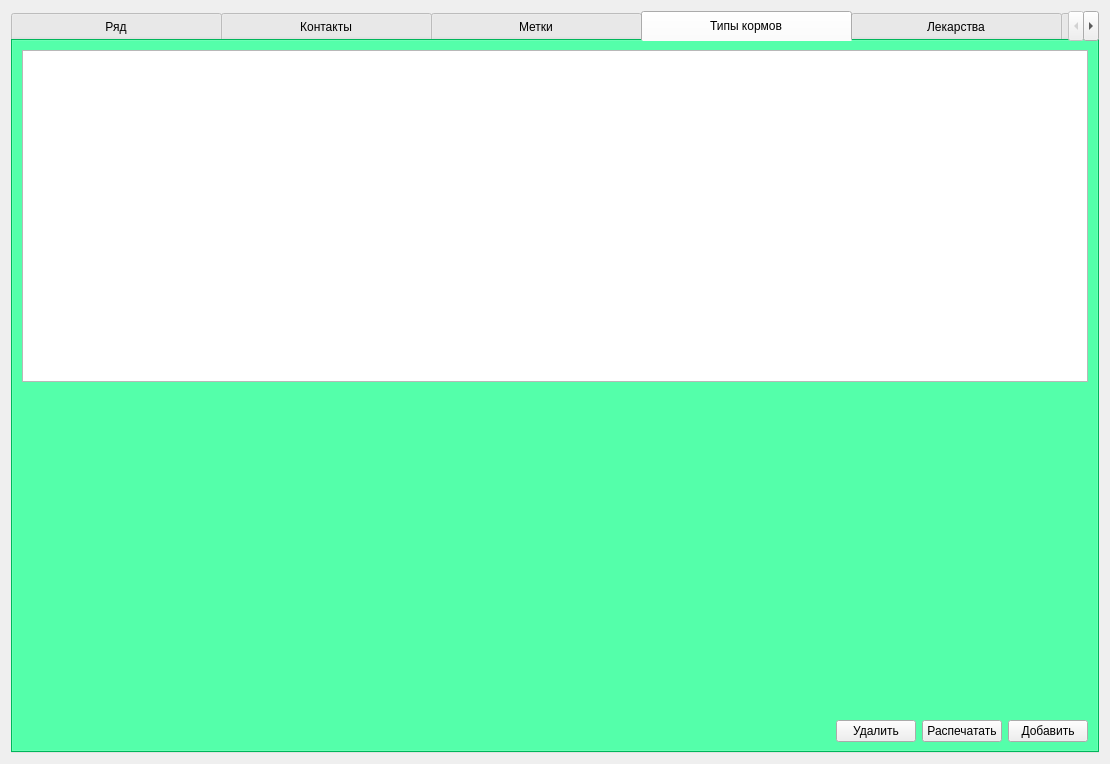
<?xml version="1.0" encoding="UTF-8"?>
<ui version="4.0">
 <class>FormLibrary_1_9</class>
 <widget class="QWidget" name="FormLibrary_1_9">
  <property name="geometry">
   <rect>
    <x>0</x>
    <y>0</y>
    <width>1110</width>
    <height>764</height>
   </rect>
  </property>
  <property name="windowTitle">
   <string>Form</string>
  </property>
  <layout class="QHBoxLayout" name="horizontalLayout">
   <item>
    <widget class="QTabWidget" name="tabWidget_library">
     <property name="toolTip">
      <string>&lt;html&gt;&lt;head/&gt;&lt;body&gt;&lt;p&gt;цфк&lt;/p&gt;&lt;/body&gt;&lt;/html&gt;</string>
     </property>
     <property name="whatsThis">
      <string>&lt;html&gt;&lt;head/&gt;&lt;body&gt;&lt;p&gt;1213&lt;/p&gt;&lt;/body&gt;&lt;/html&gt;</string>
     </property>
     <property name="styleSheet">
      <string notr="true">QTabWidget
{
   background-color:rgb(0,255,128);
}

QTabWidget:tab-bar
{
    alignment: center;
}

QTabBar:tab
{
   width: 210px;   
   height: 30px;
}

QTabBar:selected
{
    background-color:rgb(0,255,128);
    color.rgb(0,255,128);
}


QTabBar:tab:!selected
{     
    color.rgb(0,255,128);
}


QTabBar:tab:!selected:hover
{ 
    background-color:rgb(0,255,128);
    color.rgb(255,255,255);
}


</string>
     </property>
     <property name="currentIndex">
      <number>3</number>
     </property>
     <widget class="QWidget" name="tab_series">
      <attribute name="title">
       <string>Ряд</string>
      </attribute>
      <layout class="QVBoxLayout" name="verticalLayout">
       <item>
        <widget class="QTableWidget" name="tableWidget"/>
       </item>
       <item>
        <spacer name="verticalSpacer">
         <property name="orientation">
          <enum>Qt::Vertical</enum>
         </property>
         <property name="sizeHint" stdset="0">
          <size>
           <width>20</width>
           <height>324</height>
          </size>
         </property>
        </spacer>
       </item>
       <item>
        <layout class="QHBoxLayout" name="horizontalLayout_2">
         <item>
          <widget class="QPushButton" name="pushButton_2">
           <property name="text">
            <string>Print</string>
           </property>
          </widget>
         </item>
         <item>
          <widget class="QPushButton" name="pushButton_tab_series_add">
           <property name="text">
            <string>Добавить</string>
           </property>
          </widget>
         </item>
        </layout>
       </item>
      </layout>
     </widget>
     <widget class="QWidget" name="tab_contacts">
      <attribute name="title">
       <string>Контакты</string>
      </attribute>
     </widget>
     <widget class="QWidget" name="tab_labels">
      <attribute name="title">
       <string>Метки</string>
      </attribute>
     </widget>
     <widget class="QWidget" name="tab">
      <attribute name="title">
       <string>Типы кормов</string>
      </attribute>
      <layout class="QVBoxLayout" name="verticalLayout_2">
       <item>
        <widget class="QTableWidget" name="tableWidget_feed_types"/>
       </item>
       <item>
        <spacer name="verticalSpacer_2">
         <property name="orientation">
          <enum>Qt::Vertical</enum>
         </property>
         <property name="sizeHint" stdset="0">
          <size>
           <width>20</width>
           <height>324</height>
          </size>
         </property>
        </spacer>
       </item>
       <item>
        <layout class="QHBoxLayout" name="horizontalLayout_3">
         <item>
          <spacer name="horizontalSpacer">
           <property name="orientation">
            <enum>Qt::Horizontal</enum>
           </property>
           <property name="sizeHint" stdset="0">
            <size>
             <width>40</width>
             <height>20</height>
            </size>
           </property>
          </spacer>
         </item>
         <item>
          <widget class="QPushButton" name="pushButton_4">
           <property name="text">
            <string>Удалить</string>
           </property>
          </widget>
         </item>
         <item>
          <widget class="QPushButton" name="pushButton">
           <property name="text">
            <string>Распечатать</string>
           </property>
          </widget>
         </item>
         <item>
          <widget class="QPushButton" name="pushButton_3">
           <property name="text">
            <string>Добавить</string>
           </property>
          </widget>
         </item>
        </layout>
       </item>
      </layout>
     </widget>
     <widget class="QWidget" name="tab_2">
      <attribute name="title">
       <string>Лекарства</string>
      </attribute>
     </widget>
     <widget class="QWidget" name="tab_3">
      <attribute name="title">
       <string>Болезни</string>
      </attribute>
     </widget>
     <widget class="QWidget" name="tab_4">
      <attribute name="title">
       <string>Планы лечения</string>
      </attribute>
     </widget>
    </widget>
   </item>
  </layout>
 </widget>
 <resources/>
 <connections/>
</ui>
